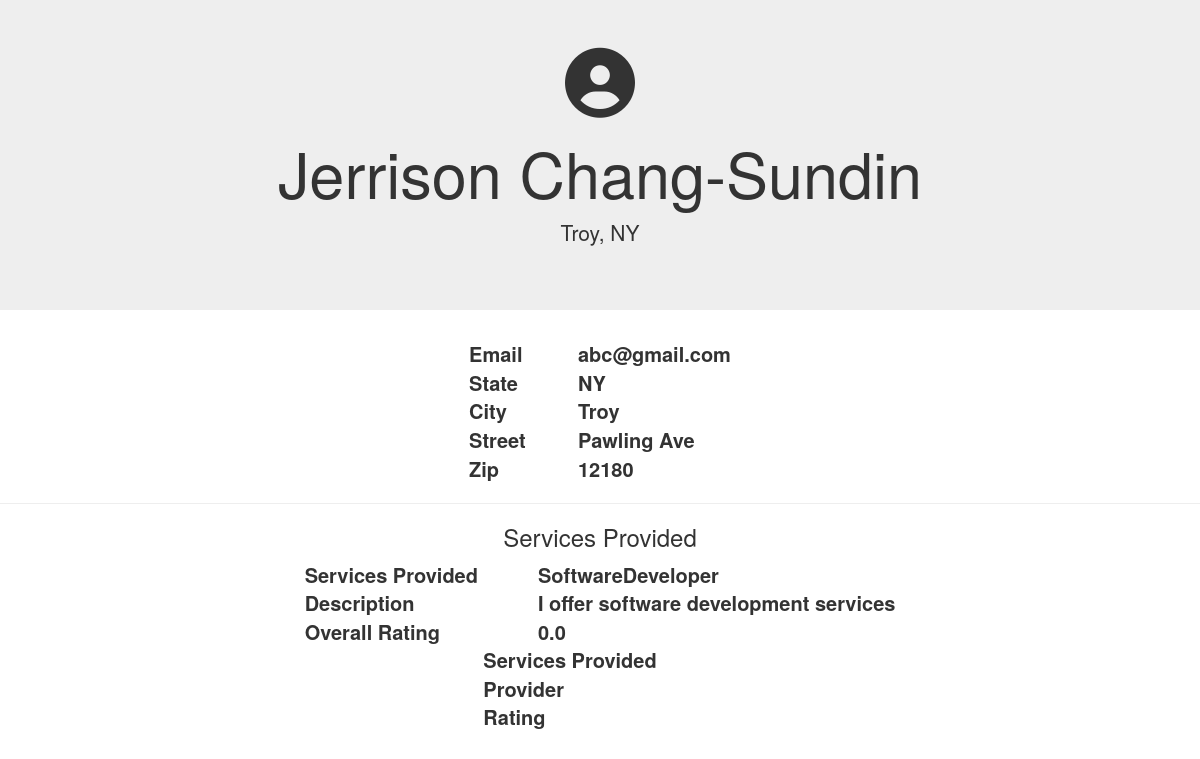
Screenshot of /RateMyServices/professional_profile/1/ with the database file from the repository.
### RateMyServices/models.py (models this page shows, shortened)
class ProfessionalUser(models.Model):
	generalUserID = models.ForeignKey(User, on_delete=models.CASCADE)
	title = models.CharField(max_length=30, default='')
	description = models.CharField(max_length=200, default='')
	avg_rating = models.FloatField(default=0.0)

### accounts/models.py (models this page shows, shortened)
class User(AbstractBaseUser):
    email   = models.EmailField(max_length=255,unique=True)
    active  = models.BooleanField(default=True)
    staff   = models.BooleanField(default=False) # a admin user; non super-user
    admin   = models.BooleanField(default=False) # a superuser
    first_name  = models.CharField(max_length=30,null=True,blank=False)
    last_name   = models.CharField(max_length=30,null=True,blank=False)
    professional = models.BooleanField(default=False)
    state       = models.CharField(max_length=30,null=True,blank=False)
    city        = models.CharField(max_length=30,null=True,blank=False)
    zips        = models.CharField(max_length=5,null=True,blank=False)
    street      = models.CharField(max_length=100,null=True,blank=False)
    phone       = models.CharField(max_length=12,null=True,blank=False)
    USERNAME_FIELD = 'email'
    REQUIRED_FIELDS = ['first_name','last_name'] # Email & Password are required by default.
    objects = UserManager()

### RateMyServices/views.py (the view)
# urls.py: path('professional_profile/<int:professionaluser_id>/', views.professional_profile, name='professional_profile'),
def professional_profile(request, professionaluser_id):
	pUser = get_object_or_404(ProfessionalUser, id=professionaluser_id)
	return render(request, 'RateMyServices/professional_profile.html', {'pUser': pUser})

### RateMyServices/templates/RateMyServices/professional_profile.html (shortened to what this page needs)
<!DOCTYPE html>
<html>
	<head>
		{% load static %}
		<link rel="stylesheet" href="https://maxcdn.bootstrapcdn.com/bootstrap/3.4.0/css/bootstrap.min.css">
		<link rel="stylesheet" href="path/to/font-awesome/css/font-awesome.min.css">
        <link rel="stylesheet" type="text/css" href="{% static 'RateMyServices/css/style.css' %}">
		<link rel="stylesheet" type="text/css" href="{% static 'RateMyServices/css/general_profile.css' %}">
	</head>
	<body>
		<div class="jumbotron jumbotron-fluid text-center">
			<div>
				<i class="fa fa-user-circle fa-5x"></i>
			</div>
			<h1>{{ pUser.generalUserID.first_name }} {{ pUser.generalUserID.last_name }}</h1>
			<p>{{ pUser.generalUserID.city }}, {{ pUser.generalUserID.state }}</p>
		</div>
		<div style="align-content: center">
			<table cellspacing="20" align="center" style="font-size: 20px">
				<tr style="padding: 30px">
				  <th>Email</th>
				  <th>{{ pUser.generalUserID.email }}</th>
				</tr>
				<tr style="padding: 30px">
					<th style="padding-right: 60px">State</th>
					<th>{{ pUser.generalUserID.state }}</th>
				</tr>
				<tr style="padding: 30px">
					<th>City</th>
					<th>{{ pUser.generalUserID.city }}</th>
				</tr>
				<tr style="padding: 30px">
					<th>Street</th>
					<th>{{ pUser.generalUserID.street }}</th>
				</tr>
				<tr style="padding: 30px">
						<th>Zip</th>
						<th>{{ pUser.generalUserID.zips }}</th>
				</tr>
			</table>
        </div>
            <hr>
        <div>
            <h3 align="center">Services Provided</h3>
            <table cellspacing="20" align="center" style="font-size: 20px">
                    <tr style="padding: 30px">
                      <th style="padding-right: 60px">Services Provided</th>
                      <th>{{ pUser.title }}</th>
                    </tr>
                    <tr style="padding: 30px">
                        <th>Description</th>
                        <th>{{ pUser.description }}</th>
                    </tr>
                    <tr style="padding: 30px">
                        <th>Overall Rating</th>
                        <th>{{ pUser.avg_rating }}</th>
                    </tr>
            </table>
            <table cellspacing="20" align="center" style="font-size: 20px" *if >
                    <tr style="padding: 30px">
                      <th style="padding-right: 60px">Services Provided</th>
                    </tr>
                    <tr style="padding: 30px">
                        <th>Provider</th>
                    </tr>
                    <tr style="padding: 30px">
                        <th>Rating</th>
                    </tr>
            </table>
        </div>
	</body>
</html>

### RateMyServices/static/RateMyServices/css/style.css (style rules this page uses)
body { background: white url("images/background.gif") no-repeat; }

### rows the page displays
ProfessionalUser: generalUserID.first_name "Jerrison", generalUserID.last_name "Chang-Sundin", generalUserID.city "Troy", generalUserID.state "NY", generalUserID.email "abc@gmail.com", generalUserID.street "Pawling Ave", generalUserID.zips "12180", title "SoftwareDeveloper", description "I offer software development services", avg_rating "0.0"
